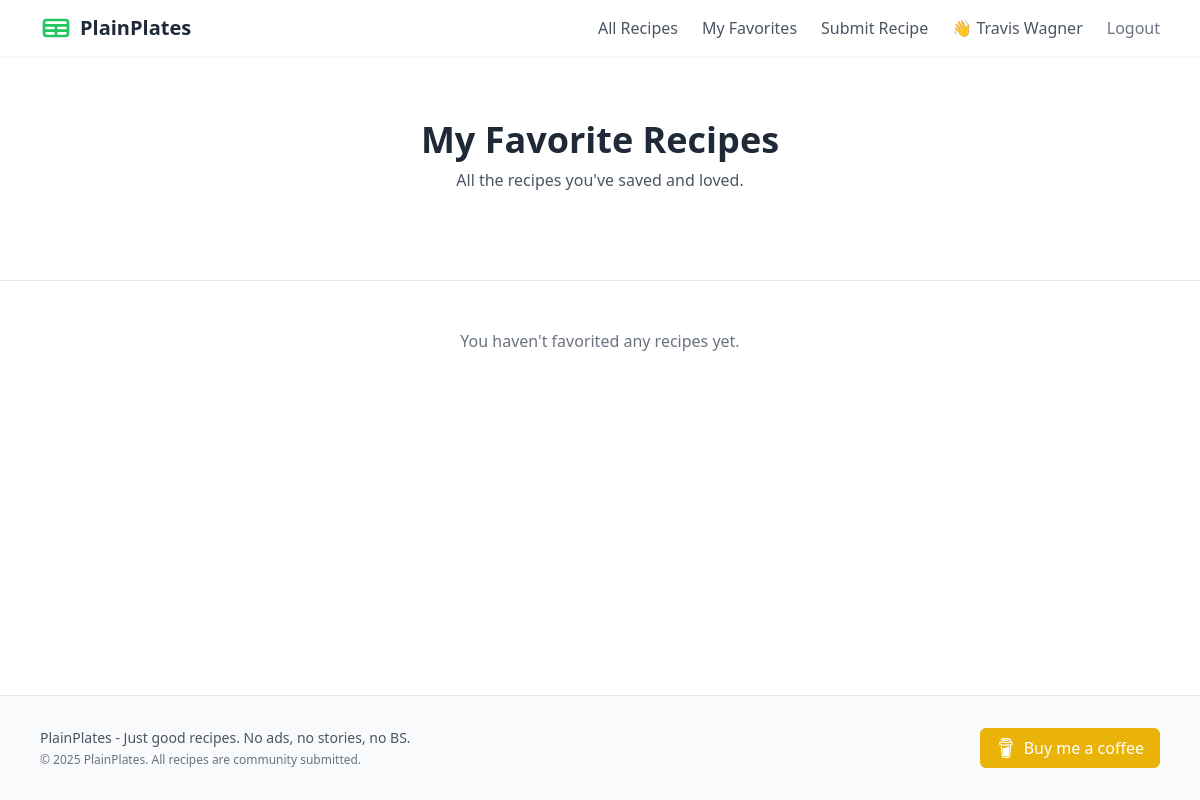
/favorites (signed in), run on an earlier commit of the app's database.
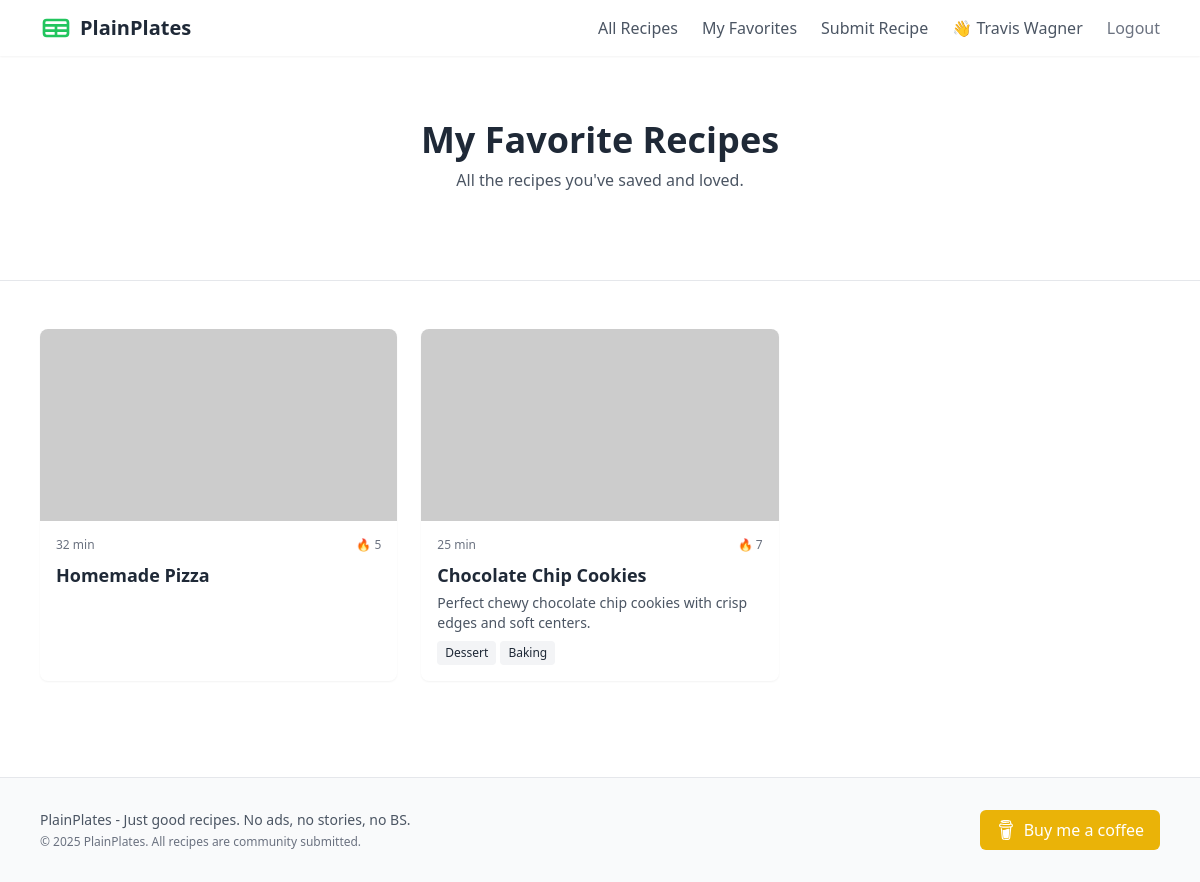
And on a later commit of the database.
### tables this page shows
CREATE TABLE recipes (
    id INTEGER PRIMARY KEY AUTOINCREMENT,
    title TEXT NOT NULL,
    slug TEXT UNIQUE NOT NULL,
    description TEXT NOT NULL,
    ingredients TEXT NOT NULL,
    instructions TEXT NOT NULL,
    notes TEXT,
    prep_time INTEGER NOT NULL,
    cook_time INTEGER NOT NULL,
    servings INTEGER NOT NULL DEFAULT 4,
    created_at TIMESTAMP NOT NULL DEFAULT CURRENT_TIMESTAMP,
    updated_at TIMESTAMP NOT NULL DEFAULT CURRENT_TIMESTAMP,
    user_id INTEGER,
    FOREIGN KEY (user_id) REFERENCES users (id)
);

CREATE TABLE categories (
    id INTEGER PRIMARY KEY AUTOINCREMENT,
    name TEXT NOT NULL,
    slug TEXT UNIQUE NOT NULL,
    description TEXT
);

### main.py (the view)
@app.get("/favorites", response_class=HTMLResponse)
def favorites_page(request: Request):
    user = request.session.get("user")
    if not user:
        return RedirectResponse("/login", status_code=302)
    conn = sqlite3.connect(DB_PATH)
    conn.row_factory = sqlite3.Row
    cursor = conn.cursor()
    cursor.execute('''
        SELECT recipes.id, recipes.title, recipes.slug, recipes.description, recipes.prep_time, recipes.cook_time, COALESCE(SUM(recipe_votes.value), 0) as score, recipes.created_at
        FROM user_favorites
        JOIN recipes on user_favorites.recipe_id = recipes.id
        LEFT JOIN recipe_votes on recipes.id = recipe_votes.recipe_id
        WHERE user_favorites.user_id = ?
        GROUP BY recipes.id
        ORDER BY recipes.created_at DESC
    ''', (user["id"],))
    recipes = []
    for row in cursor.fetchall():
        recipe = dict(row)
        cursor.execute('''
            SELECT name FROM recipe_categories
            JOIN categories ON recipe_categories.category_id = categories.id
            WHERE recipe_categories.recipe_id = ?
        ''', (recipe["id"],))
        recipe["tags"] = [cat["name"] for cat in cursor.fetchall()]
        recipes.append(recipe)
    conn.close()
    categories = get_categories()
    return templates.TemplateResponse("favorites.html", {
        "request": request,
        "recipes": recipes,
        "categories": categories,
        "q": None,
        "selected_category": None
    })

### templates/favorites.html (shortened to what this page needs)
{% extends "base.html" %}
{% block content %}
<section class="bg-white border-b">
    <div class="max-w-6xl mx-auto px-4 py-12 md:py-16 text-center">
        <h1 class="text-3xl md:text-4xl font-bold mb-2">My Favorite Recipes</h1>
        <p class="text-gray-600 mb-6">All the recipes you've saved and loved.</p>
    </div>
</section>
<section class="py-12">
    <div class="max-w-6xl mx-auto px-4">
    {% if recipes %}
        <div class="grid grid-cols-1 md:grid-cols-2 lg:grid-cols-3 gap-6">
            {% for recipe in recipes %}
                {% include "components/recipe_card.html" %}
            {% endfor %}
        </div>
    {% else %}
        <p class="text-center text-gray-500">You haven't favorited any recipes yet.</p>
    {% endif %}
    </div>
</section>
{% endblock %}

### templates/components/recipe_card.html
<a href="/recipes/{{ recipe.slug }}" class="bg-white rounded-lg overflow-hidden shadow-sm hover:shadow-md transition-shadow">
    <div class="h-48 overflow-hidden">
        <img src="/static/images/recipes{{ recipe.slug }}.jpg" onerror="this.onerror=null;this.src='https://placehold.co/400x300?text=Image Coming Soon';" alt="{{ recipe.title }}" class="w-full h-full object-cover">
    </div>
    <div class="p-4">
        <div class="flex justify-between items-center mb-2">
            <span class="text-xs text-gray-500">{{ recipe.prep_time + recipe.cook_time }} min</span>
            <span class="flex items-center text-xs text-gray-500">
                {% if recipe.score > 0 %} 🔥 {% else %} 🧊 {% endif %}{{ recipe.score }}
            </span>
        </div>
        <h3 class="font-bold text-lg mb-1">{{ recipe.title }}</h3>
        <p class="text-gray-600 text-sm mb-2">{{ recipe.description }}</p>
        <div class="flex flex-wrap gap-1">
            {% for tag in recipe.tags %}
            <span class="bg-gray-100 text-gray-800 text-xs px-2 py-1 rounded">{{ tag }}</span>
            {% endfor %}
        </div>
    </div>
</a>

What changed in the data, as far as the page shows it:
added recipes: recipe.prep_time+recipe.cook_time "32", score "5", title "Homemade Pizza"
now on this page (row edited): recipes: recipe.prep_time+recipe.cook_time "25", score "7", title "Chocolate Chip Cookies", description "Perfect chewy chocolate chip cookies with crisp edges and soft centers."
now on this page (row unchanged): categories: name "Dessert"
now on this page (row unchanged): categories: name "Baking"
Also different on the page:
text no longer shown: "You haven't favorited any recipes yet."
